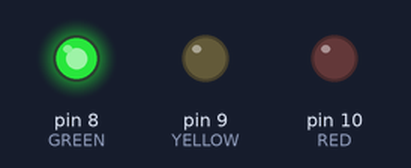
Simulated run of this sketch. Board: Arduino Uno, built with avr-gcc and run on an emulated ATmega328P. Shown: output pins drawn as LEDs (lit = HIGH).

Above: at 2.5 s.
At 5.1 s:
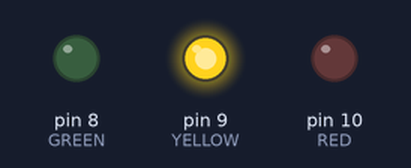
At 5.7 s:
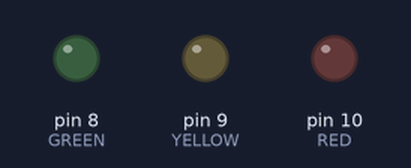
At 7.5 s:
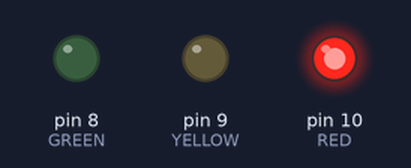
Timing chart, 0 to 11.7 s (numbered marks = the images above):
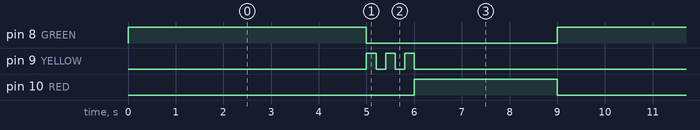

Measured:
- by itself, pin 8 (GREEN): alternates HIGH for 5.0 s and LOW for 4.0 s
- by itself, pin 9 (YELLOW): repeats every 9.0 s: 2 × (LOW 0.20 s, HIGH 0.20 s), LOW 8.0 s, HIGH 0.20 s
- by itself, pin 10 (RED): alternates HIGH for 3.0 s and LOW for 6.0 s

The sketch:

traffic_light.ino
```cpp
int GREEN = 8;
int YELLOW = 9;
int RED = 10;

void setup() {
   pinMode(GREEN, OUTPUT);
   pinMode(YELLOW, OUTPUT);
   pinMode(RED, OUTPUT);
}


void loop() {
  digitalWrite(GREEN, HIGH);
  digitalWrite(YELLOW, LOW);
  digitalWrite(RED, LOW);
  delay(5000);

  digitalWrite(GREEN, LOW);
  digitalWrite(YELLOW, HIGH);
  digitalWrite(RED, LOW);
  delay(200);

  digitalWrite(YELLOW, LOW);
  delay(200);

  digitalWrite(YELLOW, HIGH);
  delay(200);

  digitalWrite(YELLOW, LOW);
  delay(200);

  digitalWrite(YELLOW, HIGH);
  delay(200);

  digitalWrite(GREEN, LOW);
  digitalWrite(YELLOW, LOW);
  digitalWrite(RED, HIGH);
  delay(3000);
}
```
